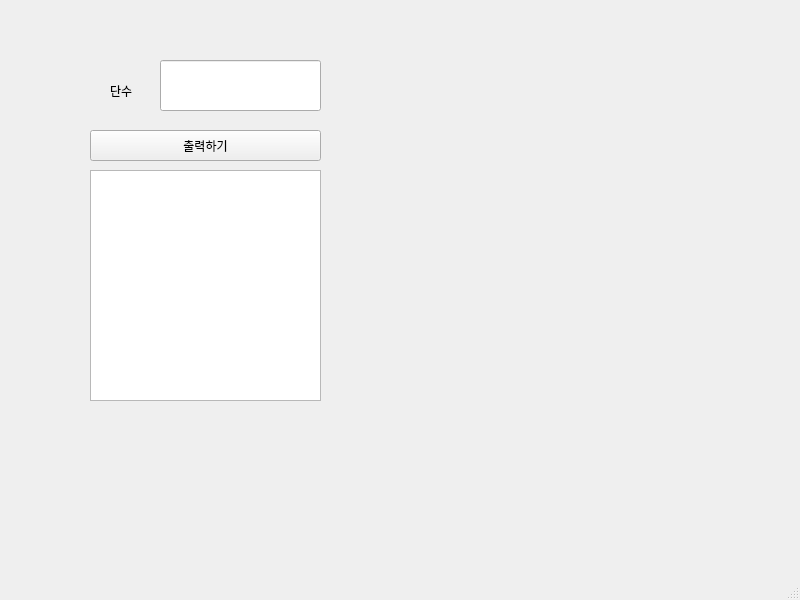
<?xml version="1.0" encoding="UTF-8"?>
<ui version="4.0">
 <class>MainWindow</class>
 <widget class="QMainWindow" name="MainWindow">
  <property name="geometry">
   <rect>
    <x>0</x>
    <y>0</y>
    <width>800</width>
    <height>600</height>
   </rect>
  </property>
  <property name="windowTitle">
   <string>MainWindow</string>
  </property>
  <widget class="QWidget" name="centralwidget">
   <widget class="QPushButton" name="pb">
    <property name="geometry">
     <rect>
      <x>90</x>
      <y>130</y>
      <width>231</width>
      <height>31</height>
     </rect>
    </property>
    <property name="text">
     <string>출력하기</string>
    </property>
   </widget>
   <widget class="QLineEdit" name="le">
    <property name="geometry">
     <rect>
      <x>160</x>
      <y>60</y>
      <width>161</width>
      <height>51</height>
     </rect>
    </property>
    <property name="text">
     <string/>
    </property>
   </widget>
   <widget class="QLabel" name="lbl">
    <property name="geometry">
     <rect>
      <x>110</x>
      <y>70</y>
      <width>56</width>
      <height>41</height>
     </rect>
    </property>
    <property name="text">
     <string>단수</string>
    </property>
   </widget>
   <widget class="QTextEdit" name="textEdit">
    <property name="geometry">
     <rect>
      <x>90</x>
      <y>170</y>
      <width>231</width>
      <height>231</height>
     </rect>
    </property>
   </widget>
  </widget>
  <widget class="QMenuBar" name="menubar">
   <property name="geometry">
    <rect>
     <x>0</x>
     <y>0</y>
     <width>800</width>
     <height>21</height>
    </rect>
   </property>
  </widget>
  <widget class="QStatusBar" name="statusbar"/>
 </widget>
 <resources/>
 <connections/>
</ui>
